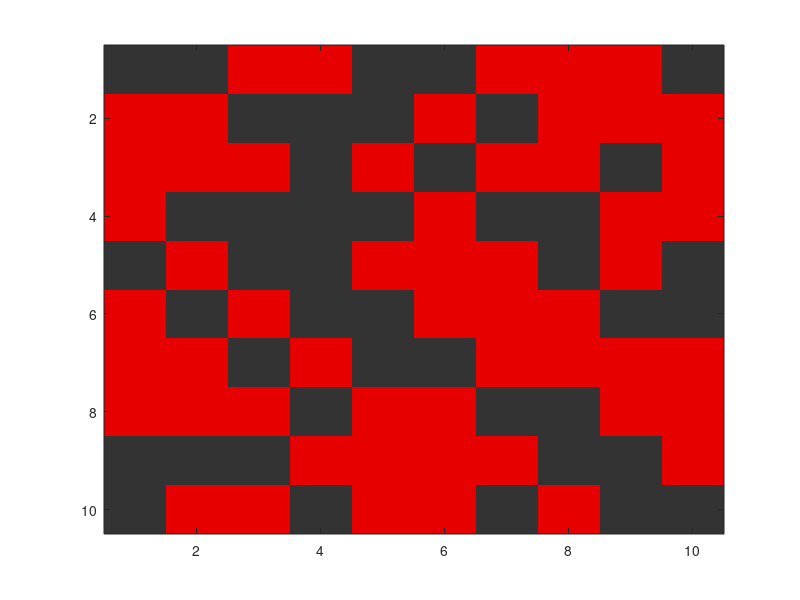

The MATLAB script that drew this image: (Note: this script raises an error after producing the figure.)
clc;clear;close all;

N = 10;

baseGrid = rand(N) >= 0.5;

figure('Visible', 'off'); 
imagesc(baseGrid);
colormap([0.2 0.2 0.2; 0.9 0 0]);  % black for 0, red for 1
title(compose("Grid (%d x %d)", N, N));
saveas(gcf, 'out/basegrid.png'); 
close(gcf);

[LofL, labels] = hk76(baseGrid);
disp(LofL);
figure('Visible', 'off'); 
imagesc(labels);
title(compose("Labels grid (%d x %d)", N, N));
saveas(gcf, 'out/labels.png'); 
close(gcf);